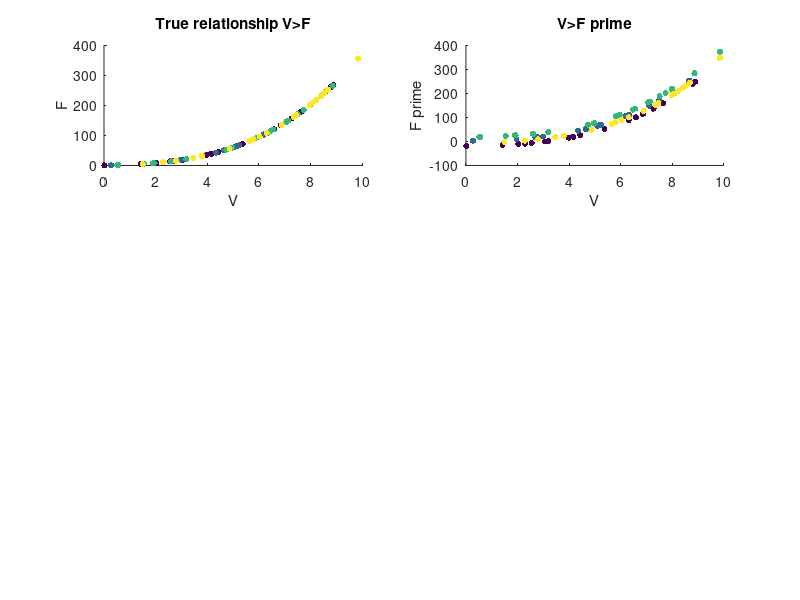

The MATLAB script that drew this image: (Note: this script raises an error after producing the figure.)
clear all;
%Suppose we have a dataset perfectly described by the following
%relationship:
%   F = a*V+b*V^2+d*V^3
%The true coefficient values are:
a=2;
b=0.5;
d=0.3;
coeff_true=[a;b;d];

%   This dataset is collected in 4 series of 20 datapoints each:
series=[repmat(1,20,1);repmat(2,20,1);repmat(3,20,1); repmat(4,20,1)];
[~,s_1st,~] = unique(series);

numpts=length(series); %total number of datapoints

% V values are distributed across all 4 series:
V_in=10*rand(numpts,1);

%The input variables can be assembled in a matrix:
comIN=[V_in,V_in.^2,V_in.^3];

%The true F values can be calculated:
F_true=comIN*coeff_true;

%Plot this true relationship
figure(1)
subplot(3,2,1);
scatter(V_in,F_true,20,series,'filled');
xlabel('V');
ylabel('F');
title('True relationship V>F');

disp('See Figure 1 for true relationship between V and F (global load).');
disp('Press ENTER to continue.');
fprintf('\n');
pause();


%There are tare loads present, however so the reported F value (F') is:
%   F'=F-T_k 
% where T_k is the series tare load

%The true tare values are:
tares_true=[20;-2;-17;8]; 
F_prime=F_true-tares_true(series); %Subtract tares from true global F for F'
%Plot the reported data:
subplot(3,2,2);
scatter(V_in,F_prime,20,series,'filled');
xlabel('V');
ylabel('F prime');
title('V>F prime');

disp('See Figure 1 for true relationship between V and reported load, F prime (global load - tares).');
disp('Press ENTER to continue.');
fprintf('\n');
pause();

%Our goal is to solve for the true coefficients for the relationship V>F.
%We only have access to V and F' to do so, however:

%% Our first approach is regressing for the coefficients, then taking the
%mean of the difference in each series as the tare load:

% Normalize the data for a better conditioned matrix
scale1 = max(abs(comIN));
scale1(scale1==0)=1; %To avoid NaN for channels where RBFs have self-terminated
comIN_1 = comIN./scale1;

xcalib_1 = comIN_1\F_prime; %Solve for coefficients:
xcalib_1 = xcalib_1./scale1'; % De-normalize the coefficients to be used with raw data
coeff_1 = xcalib_1;

%Calculate our approximation without tare correcting:
aprxIN1 = comIN*coeff_1;

%Find residual between F' and approximation:
checkit1 = aprxIN1-F_prime;
taresAllPoints1 = meantare(series,checkit1);
tares1=taresAllPoints1(s_1st);
%Tare subtracted approximation to compare to F_prime
aprxIN1_mTares=aprxIN1-taresAllPoints1;

%Calculate true RMS and tare corrected RMS
RMS1_true=sqrt(mean((aprxIN1-F_true).^2));
RMS1_tareC=sqrt(mean((aprxIN1_mTares-F_prime).^2));
%Calculate Tare RMS
tare_RMS1=sqrt(mean((tares1-tares_true).^2));

%Plot the approximation:
subplot(3,2,3);
scatter(V_in,aprxIN1,20,series,'filled');
xlabel('V');
ylabel('F approx');
title('True load (F) Approximation 1');

subplot(3,2,4);
scatter(V_in,aprxIN1_mTares,20,series,'filled');
xlabel('V');
ylabel('F approx');
title('Tare subracted (F prime) Approximation 1');

disp('Approach 1 calculates coefficients without intercepts, then calculates tares as mean difference between approximation and F prime in each series')
fprintf('RMS between global approximation and true global load: '); fprintf(num2str(RMS1_true)); fprintf('\n');
fprintf('RMS between tare corrected approximation and F_prime: '); fprintf(num2str(RMS1_tareC)); fprintf('\n');
fprintf('RMS between calculated and true tares: '); fprintf(num2str(tare_RMS1)); fprintf('\n');
disp('Press ENTER to continue.');
fprintf('\n');
pause();
%% Our second approach is regressing for the coefficients including a specific intercept term in each series

%We will generate series specific intercepts for each series
comIN2_intercepts=zeros(numpts,max(series));
for i=1:max(series)
    comIN2_intercepts(series==i,i)=1;
end
comIN_2=[comIN,comIN2_intercepts]; %Our predictor variables for regression include the series specific tare intercepts

% Normalize the data for a better conditioned matrix
scale2 = max(abs(comIN_2));
scale2(scale2==0)=1; %To avoid NaN for channels where RBFs have self-terminated
comIN_2 = comIN_2./scale2;

xcalib_2 = comIN_2\F_prime; %Solve for coefficients:
xcalib_2 = xcalib_2./scale2'; % De-normalize the coefficients to be used with raw data

coeff_2 = xcalib_2(1:length(coeff_true)); %Extract coefficients
tares2 = -xcalib_2(length(coeff_true)+1:end); % Tares were solved for with intercept terms
taresAllPoints2 = tares2(series); %Expand out to length of input V

%Calculate our approximation without tare correcting:
aprxIN2 = comIN*coeff_2;

%Tare subtracted approximation to compare to F_prime
aprxIN2_mTares=aprxIN2-taresAllPoints2;

%Calculate true RMS and tare corrected RMS
RMS2_true=sqrt(mean((aprxIN2-F_true).^2));
RMS2_tareC=sqrt(mean((aprxIN2_mTares-F_prime).^2));
%Calculate Tare RMS
tare_RMS2=sqrt(mean((tares2-tares_true).^2));

%Plot the approximation:
subplot(3,2,5);
scatter(V_in,aprxIN2,20,series,'filled');
xlabel('V');
ylabel('F approx');
title('True load (F) Approximation 2');

subplot(3,2,6);
scatter(V_in,aprxIN2_mTares,20,series,'filled');
xlabel('V');
ylabel('F approx');
title('Tare subracted (F prime) Approximation 2');

disp('Approach 2 calculates coefficients with series specific intercepts.  This provides the tares along with coefficients')
fprintf('RMS between global approximation and true global load: '); fprintf(num2str(RMS2_true)); fprintf('\n');
fprintf('RMS between tare corrected approximation and F_prime: '); fprintf(num2str(RMS2_tareC)); fprintf('\n');
fprintf('RMS between calculated and true tares: '); fprintf(num2str(tare_RMS2)); fprintf('\n');
disp('Press ENTER to continue.');
fprintf('\n');
pause()
%% Our third approach is from the Tare formulation provided by Dr. Meade on 4 FEB 20
%% Approach 3A: Calculate coefficients as in approach 1, calculate tares from mean inputs (V) in each series and coefficients

% Normalize the data for a better conditioned matrix
scale3A = max(abs(comIN));
scale3A(scale3A==0)=1; %To avoid NaN for channels where RBFs have self-terminated
comIN_3A = comIN./scale3A;

xcalib_3A = comIN_3A\F_prime; %Solve for coefficients:
xcalib_3A = xcalib_3A./scale3A'; % De-normalize the coefficients to be used with raw data
coeff_3A = xcalib_3A;

%Calculate our approximation without tare correcting:
aprxIN3A = comIN*coeff_3A;

%Determine mean value for each input variable in series for calculating Tares
mean_Term_series=zeros(max(series),size(comIN,2));
comIN_3A_tare=zeros(max(series),size(comIN,2));
for i=1:max(series)
    mean_Term_series(i,:)=mean(comIN(series==i,:),1); %Determine mean for each input variable in series
    comIN_3A_tare(i,:)=mean_Term_series(i,:);
end

%Calculate tares using coefficients and mean input values
tares3A=comIN_3A_tare*coeff_3A;

%Tare subtracted approximation to compare to F_prime
aprxIN3A_mTares=aprxIN3A-tares3A(series);

%Calculate true RMS and tare corrected RMS
RMS3A_true=sqrt(mean((aprxIN3A-F_true).^2));
RMS3A_tareC=sqrt(mean((aprxIN3A_mTares-F_prime).^2));
%Calculate Tare RMS
tare_RMS3A=sqrt(mean((tares3A-tares_true).^2));

%Plot the approximation:
figure(2)
subplot(3,2,1);
scatter(V_in,aprxIN3A,20,series,'filled');
xlabel('V');
ylabel('F approx');
title('True load (F) Approximation 3A');

subplot(3,2,2);
scatter(V_in,aprxIN3A_mTares,20,series,'filled');
xlabel('V');
ylabel('F approx');
title('Tare subracted (F prime) Approximation 3A');

disp('Approach 3A calculates coefficients without intercepts as in Approach 1, then calculates tares using mean input in each series and coefficients')
fprintf('RMS between global approximation and true global load: '); fprintf(num2str(RMS3A_true)); fprintf('\n');
fprintf('RMS between tare corrected approximation and F_prime: '); fprintf(num2str(RMS3A_tareC)); fprintf('\n');
fprintf('RMS between calculated and true tares: '); fprintf(num2str(tare_RMS3A)); fprintf('\n');
disp('Press ENTER to continue.');
fprintf('\n');
pause();

%% Approach 3B: Calculate coefficients using formulation subtracting mean of input in each series (zero mean each series), calculate tares from mean inputs in each series and coefficients
%Determine mean value for each input variable in series for calculating Tares
mean_Term_series=zeros(max(series),size(comIN,2));
comIN_3B_tare=zeros(max(series),size(comIN,2));
for i=1:max(series)
    mean_Term_series(i,:)=mean(comIN(series==i,:),1); %Determine mean for each input variable in series
    comIN_3B_tare(i,:)=mean_Term_series(i,:);
end
comIN_3B=comIN-mean_Term_series(series,:); %Calculate coefficients using comIN corrected with mean voltages

% Normalize the data for a better conditioned matrix
scale3B = max(abs(comIN_3B));
scale3B(scale3B==0)=1; %To avoid NaN
comIN_3B = comIN_3B./scale3B;

xcalib_3B = comIN_3B\F_prime; %Solve for coefficients:
xcalib_3B = xcalib_3B./scale3B'; % De-normalize the coefficients to be used with raw data
coeff_3B = xcalib_3B;

%Calculate our approximation without tare correcting:
aprxIN3B = comIN*coeff_3B;

%Calculate tares using coefficients and mean input values
tares3B=comIN_3B_tare*coeff_3B;

%Tare subtracted approximation to compare to F_prime
aprxIN3B_mTares=aprxIN3B-tares3B(series);

%Calculate true RMS and tare corrected RMS
RMS3B_true=sqrt(mean((aprxIN3B-F_true).^2));
RMS3B_tareC=sqrt(mean((aprxIN3B_mTares-F_prime).^2));
%Calculate Tare RMS
tare_RMS3B=sqrt(mean((tares3B-tares_true).^2));

%Plot the approximation:
subplot(3,2,3);
scatter(V_in,aprxIN3B,20,series,'filled');
xlabel('V');
ylabel('F approx');
title('True load (F) Approximation 3B');

subplot(3,2,4);
scatter(V_in,aprxIN3B_mTares,20,series,'filled');
xlabel('V');
ylabel('F approx');
title('Tare subracted (F prime) Approximation 3B');

disp('Approach 3B calculates coefficients without intercepts using comIN corrected with mean inputs in each series, then calculates tares using mean input in each series and coefficients')
fprintf('RMS between global approximation and true global load: '); fprintf(num2str(RMS3B_true)); fprintf('\n');
fprintf('RMS between tare corrected approximation and F_prime: '); fprintf(num2str(RMS3B_tareC)); fprintf('\n');
fprintf('RMS between calculated and true tares: '); fprintf(num2str(tare_RMS3B)); fprintf('\n');
disp('Press ENTER to continue.');
fprintf('\n');
